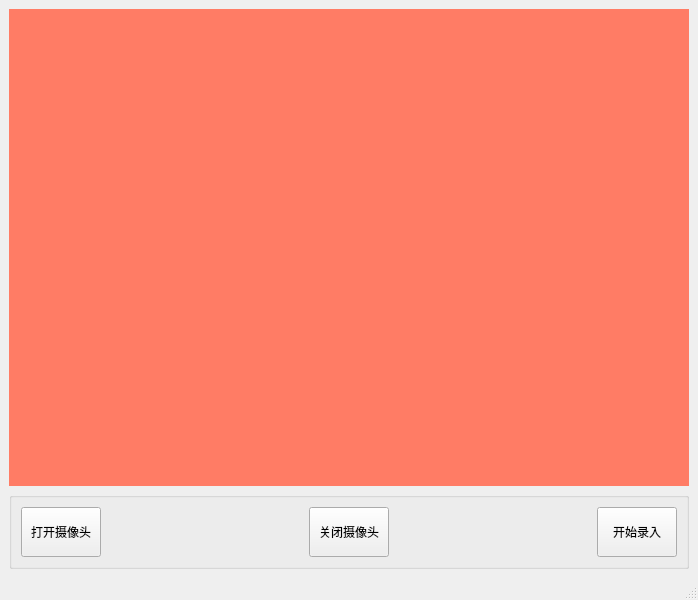
<?xml version="1.0" encoding="UTF-8"?>
<ui version="4.0">
 <class>MainWindow</class>
 <widget class="QMainWindow" name="MainWindow">
  <property name="geometry">
   <rect>
    <x>0</x>
    <y>0</y>
    <width>698</width>
    <height>600</height>
   </rect>
  </property>
  <property name="windowTitle">
   <string>MainWindow</string>
  </property>
  <widget class="QWidget" name="centralwidget">
   <layout class="QVBoxLayout" name="verticalLayout">
    <item>
     <widget class="QLabel" name="label">
      <property name="styleSheet">
       <string notr="true">background-color: rgb(255, 124, 101);</string>
      </property>
      <property name="text">
       <string/>
      </property>
     </widget>
    </item>
    <item>
     <widget class="QGroupBox" name="groupBox">
      <property name="sizePolicy">
       <sizepolicy hsizetype="Preferred" vsizetype="Fixed">
        <horstretch>0</horstretch>
        <verstretch>0</verstretch>
       </sizepolicy>
      </property>
      <property name="title">
       <string/>
      </property>
      <layout class="QGridLayout" name="gridLayout">
       <item row="0" column="3">
        <spacer name="horizontalSpacer_2">
         <property name="orientation">
          <enum>Qt::Horizontal</enum>
         </property>
         <property name="sizeHint" stdset="0">
          <size>
           <width>40</width>
           <height>20</height>
          </size>
         </property>
        </spacer>
       </item>
       <item row="0" column="1">
        <spacer name="horizontalSpacer">
         <property name="orientation">
          <enum>Qt::Horizontal</enum>
         </property>
         <property name="sizeHint" stdset="0">
          <size>
           <width>40</width>
           <height>20</height>
          </size>
         </property>
        </spacer>
       </item>
       <item row="0" column="0">
        <widget class="QPushButton" name="btnOpenCamera">
         <property name="sizePolicy">
          <sizepolicy hsizetype="Minimum" vsizetype="Fixed">
           <horstretch>0</horstretch>
           <verstretch>0</verstretch>
          </sizepolicy>
         </property>
         <property name="minimumSize">
          <size>
           <width>0</width>
           <height>50</height>
          </size>
         </property>
         <property name="text">
          <string>打开摄像头</string>
         </property>
        </widget>
       </item>
       <item row="0" column="2">
        <widget class="QPushButton" name="btnCloseCamera">
         <property name="sizePolicy">
          <sizepolicy hsizetype="Minimum" vsizetype="Preferred">
           <horstretch>0</horstretch>
           <verstretch>0</verstretch>
          </sizepolicy>
         </property>
         <property name="text">
          <string>关闭摄像头</string>
         </property>
        </widget>
       </item>
       <item row="0" column="4">
        <widget class="QPushButton" name="btnInputFace">
         <property name="sizePolicy">
          <sizepolicy hsizetype="Minimum" vsizetype="Preferred">
           <horstretch>0</horstretch>
           <verstretch>0</verstretch>
          </sizepolicy>
         </property>
         <property name="text">
          <string>开始录入</string>
         </property>
        </widget>
       </item>
      </layout>
     </widget>
    </item>
   </layout>
   <zorder>groupBox</zorder>
   <zorder>label</zorder>
  </widget>
  <widget class="QStatusBar" name="statusbar"/>
 </widget>
 <resources/>
 <connections/>
</ui>
